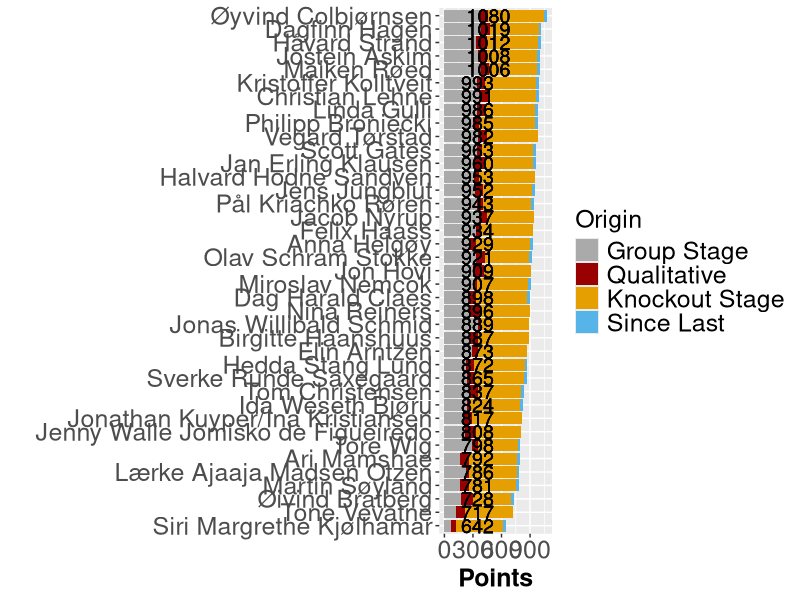

This chart was generated by the following R code:
## ---- chunk 1

library(tidyverse)
library(readxl)
library(knitr)

knitr::opts_chunk$set(out.width = "100%")

## ---- chunk 2

invisible(Sys.setlocale())
poeng_prev <- tbl_df(read.csv("details46.csv", sep=";", header = FALSE, encoding = "utf-8"))
poeng_prev$total_prev <- poeng_prev$V2 + poeng_prev$V3 + poeng_prev$V4
poeng_prev <- poeng_prev %>% select(V1, total_prev)

poeng <- tbl_df(read.csv("details47.csv", sep=";", header = FALSE))

poeng$total <- poeng$V2 + poeng$V3 + poeng$V4

poeng <- inner_join(poeng, poeng_prev, by="V1")
poeng$diff <- poeng$total - poeng$total_prev

poeng <- rename(poeng, V35 = V4)
poeng <- rename(poeng, V34 = V3)
poeng <- rename(poeng, V36 = V2)
poeng$V34 <-poeng$V34 - poeng$diff


long_pong <- poeng %>% select(V1, V34, V35, V36, total, diff)  %>% gather(key = V, -V1, -total, value = poeng) %>% arrange(V)

invisible(Sys.setlocale())
ggplot(data = long_pong, aes(x = reorder(V1, total), y=poeng, fill = V)) + 
  geom_bar(stat = "identity") +
  coord_flip() +
  geom_text(aes(V1, 0, label = total), hjust = -0.50, size = 5) +
  ylab("Points") +
  xlab(" ") +
  scale_fill_manual(values=c("#AAAAAA", "#990000", "#E69F00", "#56B4E9"), 
                    name="Origin",
                    breaks=c("V36", "V35", "V34", "diff"),
                    labels=c("Group Stage", "Qualitative", "Knockout Stage", "Since Last")) +
  theme(axis.text=element_text(size=18), axis.title=element_text(size=18,face="bold")) +
  theme(legend.title=element_text(size=18), 
    legend.text=element_text(size=18))
